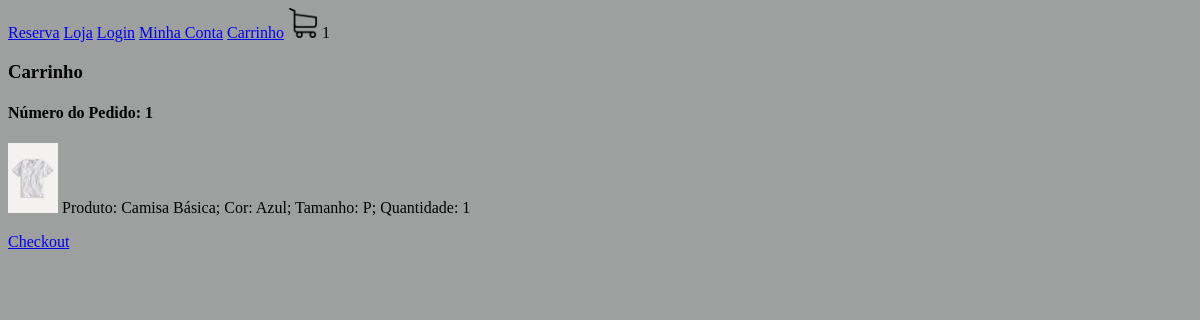
Before: /carrinho/ (signed in) with the older database file.
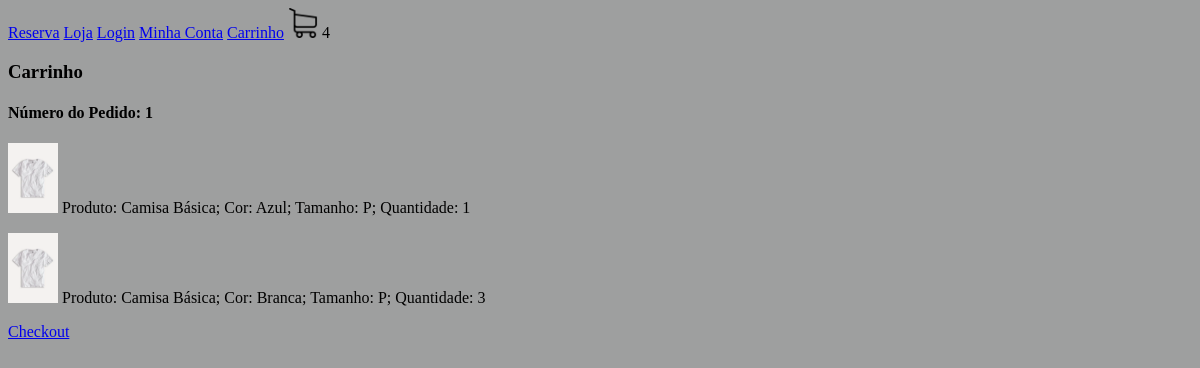
After: the same page with the newer database file.
### loja/models.py (models this page shows, shortened)
class ItensPedido(models.Model):
    item_estoque = models.ForeignKey(
        ItemEstoque, null=True, blank=True, on_delete=models.SET_NULL)
    quantidade = models.IntegerField(default=0)
    pedido = models.ForeignKey(
        Pedido, null=True, blank=True, on_delete=models.SET_NULL)

class ItemEstoque(models.Model):
    produto = models.ForeignKey(
        Produto, null=True, blank=True, on_delete=models.SET_NULL)
    cor = models.ForeignKey(Cor, null=True, blank=True,
                            on_delete=models.SET_NULL)
    tamanho = models.CharField(max_length=200, null=True, blank=True)
    quantidade = models.IntegerField(default=0)

class Produto(models.Model):
    imagem = models.ImageField(null=True, blank=True)  # "camisa.png"
    nome = models.CharField(max_length=200, null=True, blank=True)
    preco = models.DecimalField(max_digits=10, decimal_places=2)
    ativo = models.BooleanField(default=True)
    categoria = models.ForeignKey(
        Categoria, null=True, blank=True, on_delete=models.SET_NULL)
    tipo = models.ForeignKey(
        Tipo, null=True, blank=True, on_delete=models.SET_NULL)

class Cor(models.Model):
    nome = models.CharField(max_length=200, null=True, blank=True)
    codigo = models.CharField(max_length=200, null=True, blank=True)

### loja/views.py (the view)
# urls.py: path('carrinho/', carrinho, name="carrinho"),
def carrinho(request):
    if request.user.is_authenticated:
        cliente = request.user.cliente
    pedido, criado = Pedido.objects.get_or_create(
        cliente=cliente, finalizado=False)
    itens_pedido = ItensPedido.objects.filter(pedido=pedido)
    context = {"itens_pedido": itens_pedido, "pedido": pedido}
    return render(request, 'carrinho.html', context)

### loja/novos_context.py (called while the page is built)
def carrinho(request):
    quantidade_produtos_carrinho = 0
    if request.user.is_authenticated:
        cliente = request.user.cliente
    else:
        return {"quantidade_produtos_carrinho": quantidade_produtos_carrinho}
    pedido, criado = Pedido.objects.get_or_create(
        cliente=cliente, finalizado=False)
    itens_pedido = ItensPedido.objects.filter(pedido=pedido)
    for item in itens_pedido:
        quantidade_produtos_carrinho += item.quantidade
    return {"quantidade_produtos_carrinho": quantidade_produtos_carrinho}

### loja/templates/carrinho.html
{% extends 'base.html' %}
{% load static %}
{% block bory %}
<h3>Carrinho</h3>
<h4>Número do Pedido: {{ pedido.id }}</h4>
{% for item in itens_pedido %}
<p>
    <img src="{{ item.item_estoque.produto.imagem.url }}" width="50" height="70">
    Produto: {{ item.item_estoque.produto.nome }}; Cor: {{ item.item_estoque.cor.nome }}; Tamanho: {{ item.item_estoque.tamanho }}; Quantidade: {{ item.quantidade }}
</p>
{% endfor %}
<a href="{% url 'checkout' %}">Checkout</a>
{% endblock %}

Changed rows visible on the page:
added ItensPedido: item_estoque.produto.imagem (picture), item_estoque.produto.nome "Camisa Básica", item_estoque.cor.nome "Branca", item_estoque.tamanho "P", quantidade "3"
Other visible differences:
{{ quantidade_produtos_carrinho }}: "1" → "4"
